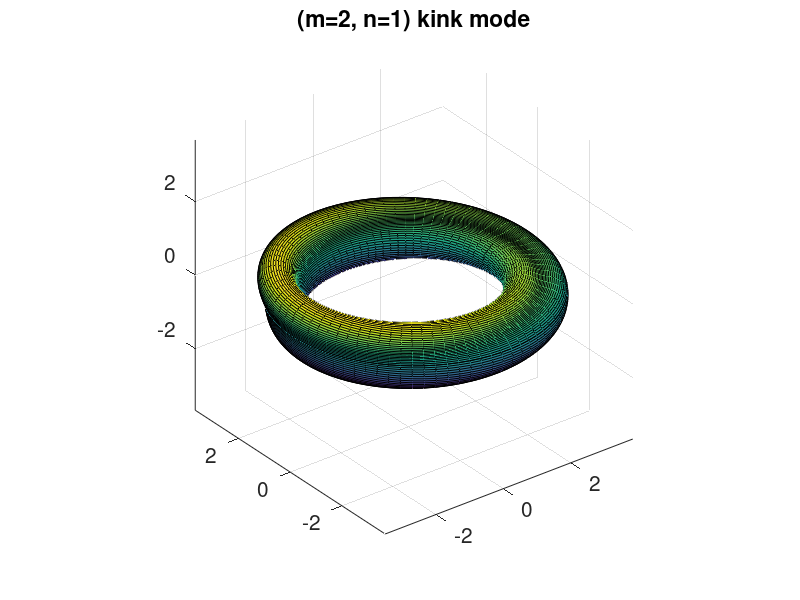

Write the MATLAB code that produced this figure.
close all;clear;clc;
R0=3.0;a=R0/4;r0=0.8*a;dr=0.3*r0;
[theta,phi]=meshgrid(0:2*pi/80:2*pi,0*pi:2*pi/80:2.0*pi);

m=2;n=1;

r=r0+dr.*cos(m.*theta-n.*phi);
R=R0+r.*cos(theta);
Z=r.*sin(theta);
X=R.*cos(phi);
Y=R.*sin(phi);
figure; set(gcf,'DefaultAxesFontSize',15);
surf(X,Y,Z);
axis equal; 
% shading interp;
% colormap(jet); alpha(0.5);
str=['(m=',num2str(m),', n=',num2str(n),') kink mode'];
title(str);
print('-dpng',str);

%% cylinder
% close all;clear;clc;
% R0=3.0;a=R0/2;r0=0.5*a;dr=0.3*r0;
% [theta,phi]=meshgrid(0:2*pi/50:2*pi,0*pi:2*pi/50:2.0*pi);
% r=r0+dr.*cos(2.*theta-phi);
% X=r.*cos(theta);
% Y=r.*sin(theta);
% Z=R0.*phi;
% surf(X,Y,Z);
% axis equal;
